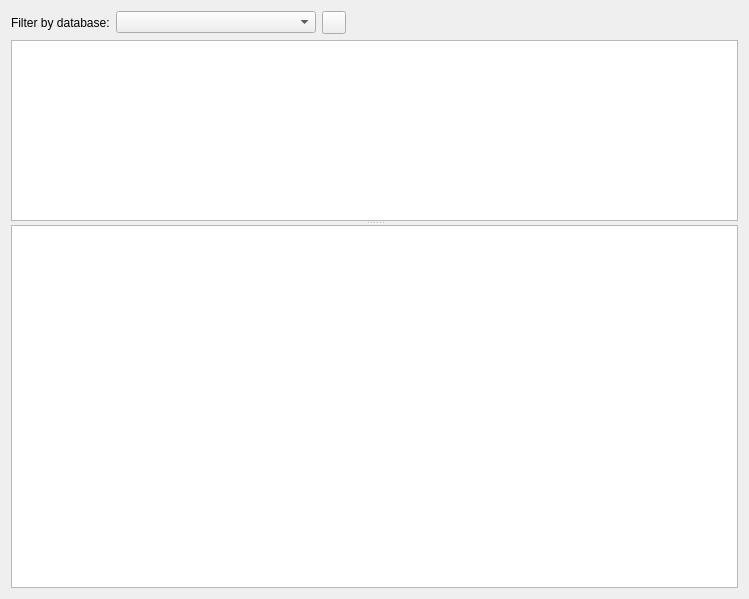
<?xml version="1.0" encoding="UTF-8"?>
<ui version="4.0">
 <class>DdlHistoryWindow</class>
 <widget class="QWidget" name="DdlHistoryWindow">
  <property name="geometry">
   <rect>
    <x>0</x>
    <y>0</y>
    <width>749</width>
    <height>599</height>
   </rect>
  </property>
  <property name="windowTitle">
   <string notr="true">Form</string>
  </property>
  <layout class="QVBoxLayout" name="verticalLayout">
   <item>
    <widget class="QWidget" name="widget" native="true">
     <layout class="QHBoxLayout" name="horizontalLayout">
      <property name="leftMargin">
       <number>0</number>
      </property>
      <property name="topMargin">
       <number>0</number>
      </property>
      <property name="rightMargin">
       <number>0</number>
      </property>
      <property name="bottomMargin">
       <number>0</number>
      </property>
      <item>
       <widget class="QLabel" name="label">
        <property name="text">
         <string>Filter by database:</string>
        </property>
       </widget>
      </item>
      <item>
       <widget class="QComboBox" name="comboBox">
        <property name="minimumSize">
         <size>
          <width>200</width>
          <height>0</height>
         </size>
        </property>
        <property name="editable">
         <bool>false</bool>
        </property>
       </widget>
      </item>
      <item>
       <widget class="QToolButton" name="clearButton">
        <property name="toolTip">
         <string>Clear entire history</string>
        </property>
        <property name="text">
         <string/>
        </property>
        <property name="icon">
         <iconset resource="../icons.qrc">
          <normaloff>:/icons/img/act_clear.svg</normaloff>:/icons/img/act_clear.svg</iconset>
        </property>
       </widget>
      </item>
      <item>
       <spacer name="horizontalSpacer">
        <property name="orientation">
         <enum>Qt::Orientation::Horizontal</enum>
        </property>
        <property name="sizeHint" stdset="0">
         <size>
          <width>40</width>
          <height>20</height>
         </size>
        </property>
       </spacer>
      </item>
     </layout>
    </widget>
   </item>
   <item>
    <widget class="QSplitter" name="splitter">
     <property name="orientation">
      <enum>Qt::Orientation::Vertical</enum>
     </property>
     <widget class="QTableView" name="tableView">
      <property name="sizePolicy">
       <sizepolicy hsizetype="Expanding" vsizetype="Expanding">
        <horstretch>0</horstretch>
        <verstretch>1</verstretch>
       </sizepolicy>
      </property>
      <property name="editTriggers">
       <set>QAbstractItemView::EditTrigger::NoEditTriggers</set>
      </property>
      <property name="alternatingRowColors">
       <bool>true</bool>
      </property>
      <property name="selectionMode">
       <enum>QAbstractItemView::SelectionMode::SingleSelection</enum>
      </property>
      <property name="selectionBehavior">
       <enum>QAbstractItemView::SelectionBehavior::SelectRows</enum>
      </property>
      <property name="verticalScrollMode">
       <enum>QAbstractItemView::ScrollMode::ScrollPerPixel</enum>
      </property>
      <property name="horizontalScrollMode">
       <enum>QAbstractItemView::ScrollMode::ScrollPerPixel</enum>
      </property>
      <attribute name="verticalHeaderVisible">
       <bool>false</bool>
      </attribute>
     </widget>
     <widget class="SqlView" name="ddlEdit">
      <property name="sizePolicy">
       <sizepolicy hsizetype="Expanding" vsizetype="Expanding">
        <horstretch>0</horstretch>
        <verstretch>2</verstretch>
       </sizepolicy>
      </property>
      <property name="readOnly">
       <bool>true</bool>
      </property>
     </widget>
    </widget>
   </item>
  </layout>
 </widget>
 <customwidgets>
  <customwidget>
   <class>SqlView</class>
   <extends>QPlainTextEdit</extends>
   <header>sqlview.h</header>
  </customwidget>
 </customwidgets>
 <resources>
  <include location="../icons.qrc"/>
 </resources>
 <connections/>
</ui>
